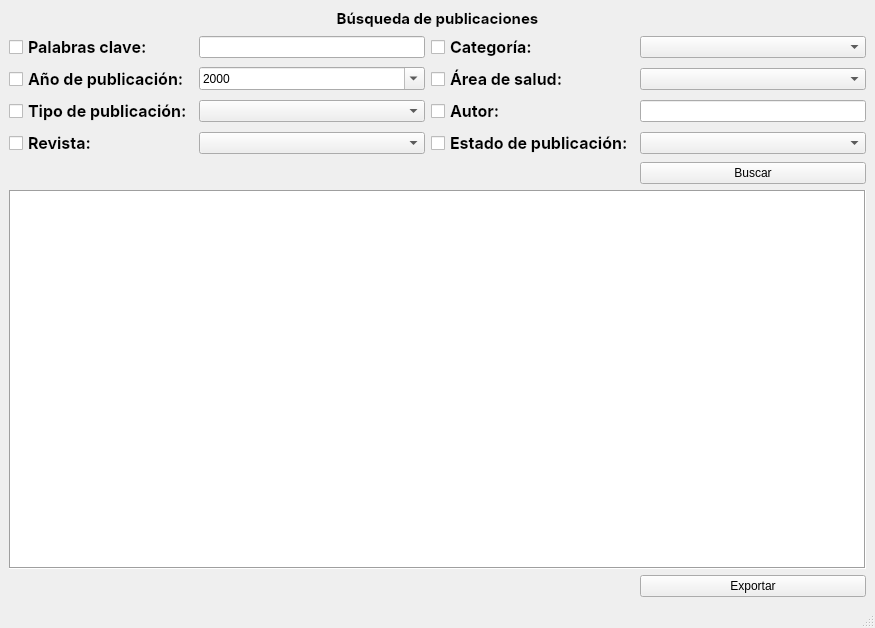
<?xml version="1.0" encoding="UTF-8"?>
<ui version="4.0">
 <class>MainWindow_pub_search</class>
 <widget class="QMainWindow" name="MainWindow_pub_search">
  <property name="geometry">
   <rect>
    <x>0</x>
    <y>0</y>
    <width>875</width>
    <height>628</height>
   </rect>
  </property>
  <property name="windowTitle">
   <string>Busqueda de Publicaciones</string>
  </property>
  <widget class="QWidget" name="centralwidget">
   <layout class="QVBoxLayout" name="verticalLayout">
    <item>
     <layout class="QGridLayout" name="gridLayout">
      <item row="1" column="0">
       <widget class="QCheckBox" name="checkBox_keywords">
        <property name="font">
         <font>
          <family>Inter</family>
          <pointsize>12</pointsize>
          <weight>75</weight>
          <bold>true</bold>
         </font>
        </property>
        <property name="text">
         <string>Palabras clave:</string>
        </property>
       </widget>
      </item>
      <item row="1" column="1">
       <widget class="QLineEdit" name="lineEdit_keywords">
        <property name="text">
         <string/>
        </property>
        <property name="placeholderText">
         <string/>
        </property>
       </widget>
      </item>
      <item row="1" column="2">
       <widget class="QCheckBox" name="checkBox_category">
        <property name="font">
         <font>
          <family>Inter</family>
          <pointsize>12</pointsize>
          <weight>75</weight>
          <bold>true</bold>
         </font>
        </property>
        <property name="text">
         <string>Categoría:</string>
        </property>
       </widget>
      </item>
      <item row="1" column="3">
       <widget class="QComboBox" name="comboBox_category_search"/>
      </item>
      <item row="2" column="0">
       <widget class="QCheckBox" name="checkBox_year">
        <property name="font">
         <font>
          <family>Inter</family>
          <pointsize>12</pointsize>
          <weight>75</weight>
          <bold>true</bold>
         </font>
        </property>
        <property name="text">
         <string>Año de publicación:</string>
        </property>
       </widget>
      </item>
      <item row="2" column="1">
       <widget class="QDateEdit" name="dateEdit_year">
        <property name="displayFormat">
         <string>yyyy</string>
        </property>
        <property name="calendarPopup">
         <bool>true</bool>
        </property>
       </widget>
      </item>
      <item row="2" column="2">
       <widget class="QCheckBox" name="checkBox_area">
        <property name="font">
         <font>
          <family>Inter</family>
          <pointsize>12</pointsize>
          <weight>75</weight>
          <bold>true</bold>
         </font>
        </property>
        <property name="text">
         <string>Área de salud:</string>
        </property>
       </widget>
      </item>
      <item row="2" column="3">
       <widget class="QComboBox" name="comboBox_area_search"/>
      </item>
      <item row="3" column="0">
       <widget class="QCheckBox" name="checkBox_type">
        <property name="font">
         <font>
          <family>Inter</family>
          <pointsize>12</pointsize>
          <weight>75</weight>
          <bold>true</bold>
         </font>
        </property>
        <property name="text">
         <string>Tipo de publicación:</string>
        </property>
       </widget>
      </item>
      <item row="3" column="1">
       <widget class="QComboBox" name="comboBox_type_search"/>
      </item>
      <item row="3" column="2">
       <widget class="QCheckBox" name="checkBox_author">
        <property name="font">
         <font>
          <family>Inter</family>
          <pointsize>12</pointsize>
          <weight>75</weight>
          <bold>true</bold>
         </font>
        </property>
        <property name="text">
         <string>Autor:</string>
        </property>
       </widget>
      </item>
      <item row="3" column="3">
       <widget class="QLineEdit" name="lineEdit_author_search">
        <property name="text">
         <string/>
        </property>
       </widget>
      </item>
      <item row="4" column="0">
       <widget class="QCheckBox" name="checkBox_journal">
        <property name="font">
         <font>
          <family>Inter</family>
          <pointsize>12</pointsize>
          <weight>75</weight>
          <bold>true</bold>
         </font>
        </property>
        <property name="text">
         <string>Revista:</string>
        </property>
       </widget>
      </item>
      <item row="4" column="1">
       <widget class="QComboBox" name="comboBox_journal_search"/>
      </item>
      <item row="4" column="2">
       <widget class="QCheckBox" name="checkBox_pub_state">
        <property name="font">
         <font>
          <family>Inter</family>
          <pointsize>12</pointsize>
          <weight>75</weight>
          <bold>true</bold>
         </font>
        </property>
        <property name="text">
         <string>Estado de publicación:</string>
        </property>
       </widget>
      </item>
      <item row="4" column="3">
       <widget class="QComboBox" name="comboBox_pub_state_search"/>
      </item>
      <item row="5" column="3">
       <widget class="QPushButton" name="pushButton_search">
        <property name="text">
         <string>Buscar</string>
        </property>
       </widget>
      </item>
      <item row="6" column="0" colspan="4">
       <widget class="QTableView" name="tableView">
        <property name="frameShape">
         <enum>QFrame::Box</enum>
        </property>
        <property name="alternatingRowColors">
         <bool>true</bool>
        </property>
       </widget>
      </item>
      <item row="7" column="3">
       <widget class="QPushButton" name="pushButton_export">
        <property name="text">
         <string>Exportar</string>
        </property>
       </widget>
      </item>
      <item row="0" column="0" colspan="4">
       <widget class="QLabel" name="label_2">
        <property name="font">
         <font>
          <family>Inter</family>
          <pointsize>11</pointsize>
          <weight>75</weight>
          <bold>true</bold>
          <stylestrategy>PreferAntialias</stylestrategy>
          <kerning>true</kerning>
         </font>
        </property>
        <property name="text">
         <string>Búsqueda de publicaciones</string>
        </property>
        <property name="alignment">
         <set>Qt::AlignCenter</set>
        </property>
       </widget>
      </item>
     </layout>
    </item>
   </layout>
  </widget>
  <widget class="QMenuBar" name="menubar">
   <property name="geometry">
    <rect>
     <x>0</x>
     <y>0</y>
     <width>875</width>
     <height>21</height>
    </rect>
   </property>
  </widget>
  <widget class="QStatusBar" name="statusbar"/>
 </widget>
 <resources/>
 <connections/>
</ui>
